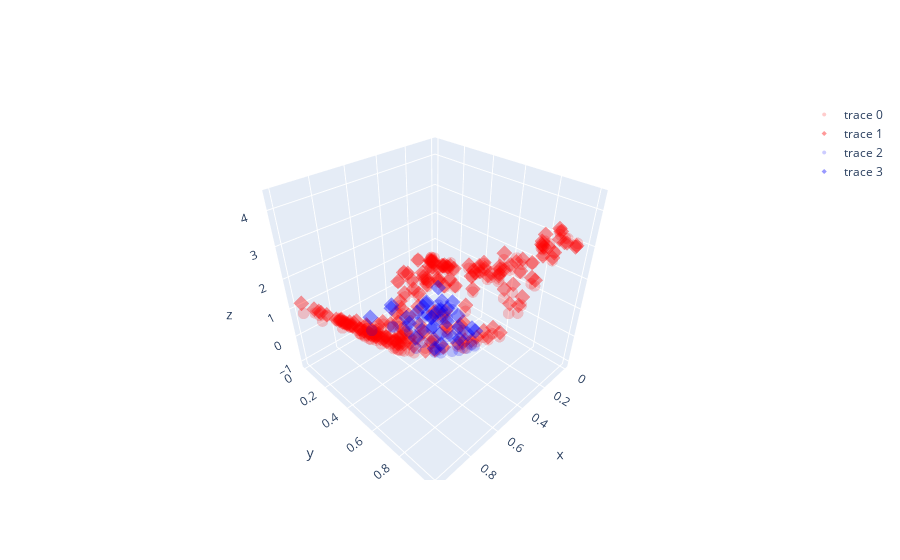

Notebook code cell kept with this figure:
### Code cell
fig = go.Figure()
fig.add_trace(go.Scatter3d(x=x[train_idxs, 0], y=x[train_idxs, 1], z=y[train_idxs].flatten(), **TRAIN_MARKER))
fig.add_trace(go.Scatter3d(x=x[train_idxs, 0], y=x[train_idxs, 1], z=train_predict.flatten(), **TRAIN_PRED))
fig.add_trace(go.Scatter3d(x=x[test_idxs, 0], y=x[test_idxs, 1], z=y[test_idxs].flatten(), **TEST_MARKER))
fig.add_trace(go.Scatter3d(x=x[test_idxs, 0], y=x[test_idxs, 1], z=test_predict.flatten(), **TEST_PRED))
fig.show()

### Figure 1 — Plotly figure (JSON) as saved in the notebook; plotly's stock layout.template omitted (floating-point values rounded to 4 significant figures; data arrays with more than 128 entries replaced by an {"elided": "..."} marker saying what was removed)
{"data": [{"marker": {"color": "red", "opacity": 0.2, "size": 4}, "mode": "markers", "type": "scatter3d", "x": {"elided": "169 float values"}, "y": {"elided": "169 float values"}, "z": {"elided": "169 float values"}}, {"marker": {"color": "red", "opacity": 0.4, "size": 4, "symbol": "diamond"}, "mode": "markers", "type": "scatter3d", "x": {"elided": "169 float values"}, "y": {"elided": "169 float values"}, "z": {"elided": "169 float values"}}, {"marker": {"color": "blue", "opacity": 0.2, "size": 4}, "mode": "markers", "type": "scatter3d", "x": [0.8949, 0.6438, 0.9231, 0.7726, 0.8355, 0.9836, 0.85, 0.7358, 0.9066, 0.6236, 0.6256, 0.6751, 0.6034, 0.6531, 0.932, 0.8609, 0.8883, 0.9173, 0.7742, 0.976, 0.7031, 0.7111, 0.7881, 0.6476, 0.7741, 0.9761, 0.8531, 0.8596, 0.9931, 0.8794, 0.8323], "y": [0.7972, 0.8446, 0.8797, 0.7614, 0.818, 0.9969, 0.6973, 0.6067, 0.9405, 0.6637, 0.7837, 0.8941, 0.6011, 0.7656, 0.8902, 0.8785, 0.7267, 0.8535, 0.8431, 0.7447, 0.7351, 0.8529, 0.9114, 0.8891, 0.6942, 0.6037, 0.9172, 0.8892, 0.7697, 0.9646, 0.8108], "z": [2.675, 1.234, 3.214, 1.637, 2.398, 3.981, 1.953, 0.7175, 3.478, 0.3596, 0.8847, 1.626, 0.09059, 0.8866, 3.299, 2.883, 2.318, 3.056, 2.043, 2.663, 1.009, 1.623, 2.513, 1.48, 1.355, 2.092, 3.039, 2.931, 2.773, 3.475, 2.339]}, {"marker": {"color": "blue", "opacity": 0.4, "size": 4, "symbol": "diamond"}, "mode": "markers", "type": "scatter3d", "x": [0.8949, 0.6438, 0.9231, 0.7726, 0.8355, 0.9836, 0.85, 0.7358, 0.9066, 0.6236, 0.6256, 0.6751, 0.6034, 0.6531, 0.932, 0.8609, 0.8883, 0.9173, 0.7742, 0.976, 0.7031, 0.7111, 0.7881, 0.6476, 0.7741, 0.9761, 0.8531, 0.8596, 0.9931, 0.8794, 0.8323], "y": [0.7972, 0.8446, 0.8797, 0.7614, 0.818, 0.9969, 0.6973, 0.6067, 0.9405, 0.6637, 0.7837, 0.8941, 0.6011, 0.7656, 0.8902, 0.8785, 0.7267, 0.8535, 0.8431, 0.7447, 0.7351, 0.8529, 0.9114, 0.8891, 0.6942, 0.6037, 0.9172, 0.8892, 0.7697, 0.9646, 0.8108], "z": [2.946, 1.696, 3.493, 2.063, 2.71, 4.352, 2.205, 1.08, 3.691, 0.6725, 1.284, 2.132, 0.2311, 1.363, 3.591, 3.145, 2.569, 3.338, 2.475, 3.14, 1.516, 2.147, 2.89, 1.939, 1.74, 2.472, 3.288, 3.19, 3.347, 3.658, 2.656]}], "layout": {}}
